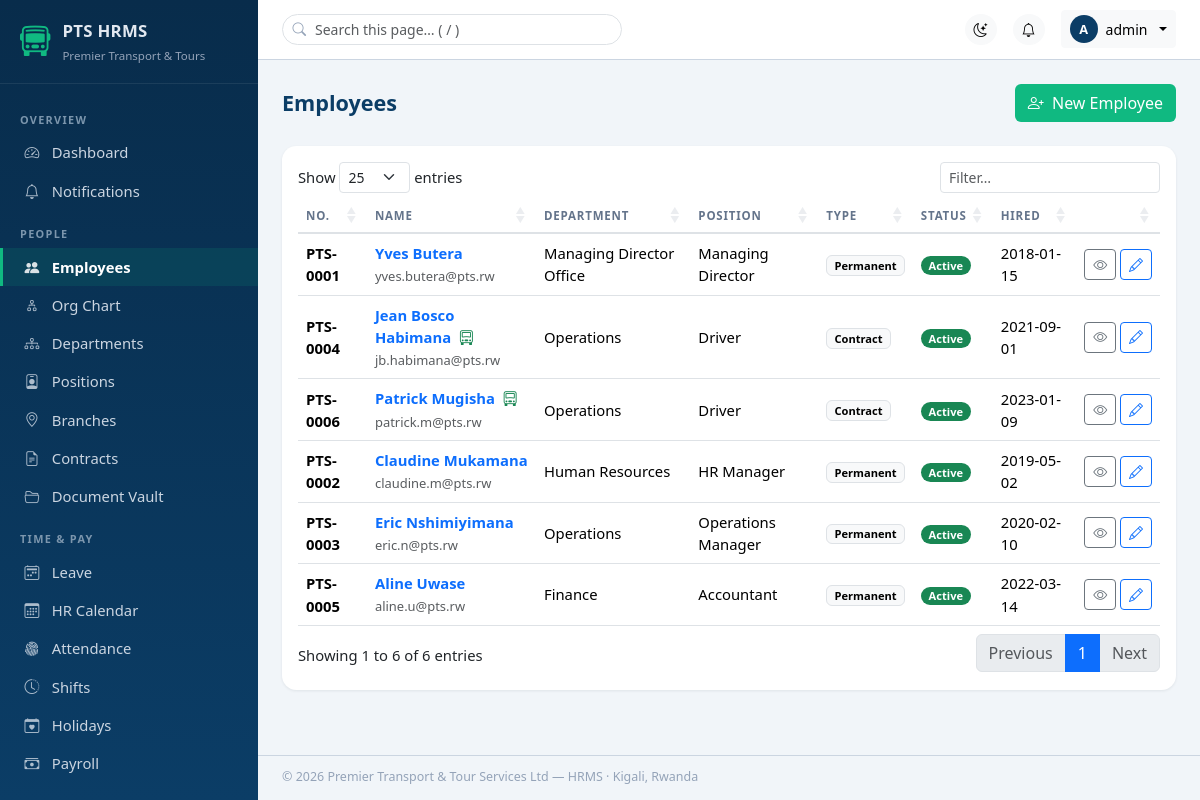
Page /employees (signed in) on the committed database.
### tables this page shows
CREATE TABLE users (
  id                 INT UNSIGNED AUTO_INCREMENT PRIMARY KEY,
  employee_id        INT UNSIGNED NULL,             
  role_id            INT UNSIGNED NOT NULL,
  username           VARCHAR(60)  NOT NULL UNIQUE,
  email              VARCHAR(150) NOT NULL UNIQUE,
  password_hash      VARCHAR(255) NOT NULL,
  api_key            CHAR(64)     NULL UNIQUE,      
  two_factor_enabled TINYINT(1)   NOT NULL DEFAULT 0,
  two_factor_code    VARCHAR(255) NULL,             
  two_factor_expires DATETIME     NULL,
  password_changed_at DATETIME    NULL,             
  failed_attempts    TINYINT UNSIGNED NOT NULL DEFAULT 0,
  locked_until       DATETIME     NULL,
  last_login_at      DATETIME     NULL,
  last_login_ip      VARCHAR(45)  NULL,
  is_active          TINYINT(1)   NOT NULL DEFAULT 1,
  created_at         DATETIME NOT NULL DEFAULT CURRENT_TIMESTAMP,
  updated_at         DATETIME NOT NULL DEFAULT CURRENT_TIMESTAMP ON UPDATE CURRENT_TIMESTAMP,
  CONSTRAINT fk_users_role FOREIGN KEY (role_id) REFERENCES roles(id)
);

CREATE TABLE employees (
  id                 INT UNSIGNED AUTO_INCREMENT PRIMARY KEY,
  employee_no        VARCHAR(20)  NOT NULL UNIQUE,         
  photo_path         VARCHAR(255) NULL,
  first_name         VARCHAR(80)  NOT NULL,
  last_name          VARCHAR(80)  NOT NULL,
  national_id        VARCHAR(30)  NULL UNIQUE,
  passport_no        VARCHAR(30)  NULL,
  gender             ENUM('male','female') NOT NULL,
  date_of_birth      DATE NULL,
  marital_status     ENUM('single','married','divorced','widowed') NULL,
  nationality        VARCHAR(60)  NOT NULL DEFAULT 'Rwandan',
  blood_group        ENUM('A+','A-','B+','B-','AB+','AB-','O+','O-') NULL,
  phone              VARCHAR(30)  NULL,
  email              VARCHAR(150) NULL UNIQUE,
  emergency_name     VARCHAR(120) NULL,
  emergency_phone    VARCHAR(30)  NULL,
  emergency_relation VARCHAR(60)  NULL,
  address            VARCHAR(255) NULL,
  department_id      INT UNSIGNED NULL,
  position_id        INT UNSIGNED NULL,
  branch_id          INT UNSIGNED NULL,
  manager_id         INT UNSIGNED NULL,                    
  employment_type    ENUM('permanent','contract','casual','intern','consultant') NOT NULL DEFAULT 'permanent',
  date_hired         DATE NOT NULL,
  probation_end      DATE NULL,
  confirmation_date  DATE NULL,
  status             ENUM('active','suspended','terminated','retired','resigned') NOT NULL DEFAULT 'active',
  status_date        DATE NULL,
  basic_salary       DECIMAL(14,2) NOT NULL DEFAULT 0,
  bank_name          VARCHAR(100) NULL,
  bank_account       VARCHAR(50)  NULL,
  tin_number         VARCHAR(30)  NULL,
  rssb_number        VARCHAR(30)  NULL,
  medical_insurer    VARCHAR(100) NULL,
  medical_policy_no  VARCHAR(50)  NULL,
  medical_expiry     DATE NULL,
  is_driver          TINYINT(1) NOT NULL DEFAULT 0,
  created_by         INT UNSIGNED NULL,
  created_at         DATETIME NOT NULL DEFAULT CURRENT_TIMESTAMP,
  updated_at         DATETIME NOT NULL DEFAULT CURRENT_TIMESTAMP ON UPDATE CURRENT_TIMESTAMP,
  CONSTRAINT fk_emp_dept    FOREIGN KEY (department_id) REFERENCES departments(id) ON DELETE SET NULL,
  CONSTRAINT fk_emp_pos     FOREIGN KEY (position_id)   REFERENCES positions(id)   ON DELETE SET NULL,
  CONSTRAINT fk_emp_branch  FOREIGN KEY (branch_id)     REFERENCES branches(id)    ON DELETE SET NULL,
  CONSTRAINT fk_emp_manager FOREIGN KEY (manager_id)    REFERENCES employees(id)   ON DELETE SET NULL,
  INDEX idx_emp_status (status),
  INDEX idx_emp_dept (department_id),
  INDEX idx_emp_name (last_name, first_name),
  INDEX idx_emp_dob (date_of_birth)
);

CREATE TABLE departments (
  id          INT UNSIGNED AUTO_INCREMENT PRIMARY KEY,
  branch_id   INT UNSIGNED NULL,
  name        VARCHAR(100) NOT NULL UNIQUE,        
  code        VARCHAR(20)  NOT NULL UNIQUE,
  manager_id  INT UNSIGNED NULL,                   
  parent_id   INT UNSIGNED NULL,                   
  description VARCHAR(255) NULL,
  is_active   TINYINT(1) NOT NULL DEFAULT 1,
  created_at  DATETIME NOT NULL DEFAULT CURRENT_TIMESTAMP,
  CONSTRAINT fk_dept_branch FOREIGN KEY (branch_id) REFERENCES branches(id) ON DELETE SET NULL,
  CONSTRAINT fk_dept_parent FOREIGN KEY (parent_id) REFERENCES departments(id) ON DELETE SET NULL
);

CREATE TABLE positions (
  id            INT UNSIGNED AUTO_INCREMENT PRIMARY KEY,
  department_id INT UNSIGNED NOT NULL,
  title         VARCHAR(120) NOT NULL,
  reports_to    INT UNSIGNED NULL,                 
  salary_min    DECIMAL(14,2) NULL,
  salary_max    DECIMAL(14,2) NULL,
  description   TEXT NULL,
  is_active     TINYINT(1) NOT NULL DEFAULT 1,
  created_at    DATETIME NOT NULL DEFAULT CURRENT_TIMESTAMP,
  CONSTRAINT fk_pos_dept FOREIGN KEY (department_id) REFERENCES departments(id),
  CONSTRAINT fk_pos_parent FOREIGN KEY (reports_to) REFERENCES positions(id) ON DELETE SET NULL,
  INDEX idx_pos_dept (department_id)
);

### app/Core/View.php (called while the page is built, shortened)
<?php
class View
{
    public static function render(string $view, array $data = [], bool $bare = false): void
    {
        extract($data, EXTR_SKIP);
        $viewFile = APP_PATH . '/Views/' . $view . '.php';
        require $viewFile;
        $content = ob_get_clean();
        require APP_PATH . '/Views/layouts/main.php';
    }
}

### app/Core/Controller.php (called while the page is built, shortened)
<?php
abstract class Controller
{
    protected function view(string $view, array $data = []): void
    {
        View::render($view, $data);
    }
}

### app/Controllers/EmployeeController.php (called while the page is built, shortened)
<?php
class EmployeeController extends Controller
{
    public function index(): void
    {
        $employees = Database::fetchAll(
            "SELECT e.id, e.employee_no, e.photo_path,
                    CONCAT(e.first_name,' ',e.last_name) AS full_name,
                    e.phone, e.email, e.employment_type, e.status, e.date_hired, e.is_driver,
                    d.name AS department, p.title AS position
             FROM employees e
             LEFT JOIN departments d ON d.id = e.department_id
             LEFT JOIN positions p ON p.id = e.position_id
             ORDER BY e.last_name, e.first_name"
        );
        $this->view('employees/index', ['employees' => $employees]);
    }
}

### app/Core/App.php (called while the page is built, shortened)
<?php
class App
{
    public function run(): void
    {
        $path = parse_url($_SERVER['REQUEST_URI'] ?? '/', PHP_URL_PATH) ?: '/';
        $segments = array_values(array_filter(explode('/', trim($path, '/'))));
        $module = $segments[0] ?? 'dashboard';
        $isPost = ($_SERVER['REQUEST_METHOD'] ?? 'GET') === 'POST';
        [$id, $action] = $this->parseTail(array_slice($segments, 1));
        $controller = $this->resolveController($module);
        $method = $this->resolveMethod($isPost, $id, $action);
        $id !== null ? $controller->$method($id) : $controller->$method();
    }
    private function parseTail(array $tail): array
    {
        $id = null;
        $action = null;
        return [$id, $action];
    }
    private function resolveMethod(bool $isPost, ?int $id, ?string $action): string
    {
        return $id !== null ? 'show' : 'index';
    }
    private function resolveController(string $module): ?object
    {
        $studly = str_replace(' ', '', ucwords(str_replace('-', ' ', $module)));
        $singular = preg_replace('/ies$/', 'y', $studly);
        $singular = preg_replace('/s$/', '', $singular);
        foreach ([$studly, $singular] as $name) {
            $class = "App\\Controllers\\{$name}Controller";
            if (class_exists($class)) {
                return new $class();
            }
        }
        return null;
    }
}

### public/index.php (called while the page is built, shortened)
<?php
require APP_PATH . '/Core/Helpers.php';
$config = require APP_PATH . '/Config/config.php';
date_default_timezone_set($config['app']['timezone']);
(new App($config))->run();

### app/Core/Auth.php (called while the page is built, shortened)
<?php
class Auth
{
    private static ?array $permissionCache = null;
    public static function check(): bool
    {
        return isset($_SESSION['user_id']);
    }
    public static function id(): ?int
    {
        return isset($_SESSION['user_id']) ? (int) $_SESSION['user_id'] : null;
    }
    public static function user(): ?array
    {
        static $user = null;
        if ($user === null) {
            $user = Database::fetch(
                'SELECT u.*, r.name AS role_name, r.slug AS role_slug,
                        e.first_name, e.last_name, e.photo_path, e.id AS emp_id
                 FROM users u
                 JOIN roles r ON r.id = u.role_id
                 LEFT JOIN employees e ON e.id = u.employee_id
                 WHERE u.id = ?',
                [self::id()]
            );
        }
        return $user;
    }
    public static function can(string $permission): bool
    {
        if (self::$permissionCache === null) {
            self::$permissionCache = array_column(Database::fetchAll(
                'SELECT p.name FROM permissions p
                 JOIN role_permissions rp ON rp.permission_id = p.id
                 JOIN users u ON u.role_id = rp.role_id
                 WHERE u.id = ?',
                [self::id()]
            ), 'name');
        }
        return in_array($permission, self::$permissionCache, true);
    }
}

### app/Core/Helpers.php (called while the page is built, shortened)
<?php
function e(?string $value): string
{
    return htmlspecialchars((string) $value, ENT_QUOTES, 'UTF-8');
}
function url(string $path = ''): string
{
    return '/' . ltrim($path, '/');
}
function label(?string $value): string
{
    return $value === null ? '' : ucwords(str_replace('_', ' ', $value));
}

### app/Core/Database.php (called while the page is built, shortened)
<?php
class Database
{
    private static ?PDO $pdo = null;
    private static array $config = [];
    public static function configure(array $config): void
    {
        self::$config = $config;
    }
    public static function pdo(): PDO
    {
        if (self::$pdo === null) {
            $c = self::$config;
            $dsn = sprintf(
                'mysql:host=%s;port=%s;dbname=%s;charset=%s',
                $c['host'], $c['port'], $c['database'], $c['charset']
            );
            self::$pdo = new PDO($dsn, $c['username'], $c['password'], [
                PDO::ATTR_ERRMODE            => PDO::ERRMODE_EXCEPTION,
                PDO::ATTR_DEFAULT_FETCH_MODE => PDO::FETCH_ASSOC,
                PDO::ATTR_EMULATE_PREPARES   => false,
            ]);
        }
        return self::$pdo;
    }
    public static function query(string $sql, array $params = []): \PDOStatement
    {
        $stmt = self::pdo()->prepare($sql);
        $stmt->execute($params);
        return $stmt;
    }
    public static function fetch(string $sql, array $params = []): ?array
    {
        $row = self::query($sql, $params)->fetch();
        return $row === false ? null : $row;
    }
    public static function fetchAll(string $sql, array $params = []): array
    {
        return self::query($sql, $params)->fetchAll();
    }
}

### app/Views/employees/index.php (the view, shortened to what this page needs)
<div class="d-flex flex-wrap align-items-center mb-4 gap-2">
  <h1 class="page-title mb-0">Employees</h1>
  <?php if (Auth::can('employees.manage')): ?>
    <a href="<?= url('employees/create') ?>" class="btn btn-emerald ms-auto">
      <i class="bi bi-person-plus me-1"></i> New Employee
    </a>
  <?php endif ?>
</div>
<div class="card">
  <div class="card-body">
    <div class="table-responsive">
      <table class="table table-hover align-middle datatable">
        <thead>
          <tr>
            <th>No.</th><th>Name</th><th>Department</th><th>Position</th>
            <th>Type</th><th>Status</th><th>Hired</th><th></th>
          </tr>
        </thead>
        <tbody>
        <?php foreach ($employees as $emp): ?>
          <tr>
            <td class="fw-semibold"><?= e($emp['employee_no']) ?></td>
            <td>
              <a href="<?= url('employees/' . $emp['id']) ?>" class="text-decoration-none fw-semibold">
                <?= e($emp['full_name']) ?>
              </a>
              <?php if ($emp['is_driver']): ?><i class="bi bi-truck-front text-success ms-1" title="Driver"></i><?php endif ?>
              <br><small class="text-muted"><?= e($emp['email'] ?? '') ?></small>
            </td>
            <td><?= e($emp['department'] ?? '—') ?></td>
            <td><?= e($emp['position'] ?? '—') ?></td>
            <td><span class="badge text-bg-light border"><?= label($emp['employment_type']) ?></span></td>
            <td>
              <?php $tone = match ($emp['status']) {
                  'active' => 'success', 'suspended' => 'warning', default => 'secondary' }; ?>
              <span class="badge badge-status text-bg-<?= $tone ?>"><?= label($emp['status']) ?></span>
            </td>
            <td><?= e($emp['date_hired']) ?></td>
            <td class="text-end text-nowrap">
              <a href="<?= url('employees/' . $emp['id']) ?>" class="btn btn-sm btn-outline-secondary" title="Profile"><i class="bi bi-eye"></i></a>
              <?php if (Auth::can('employees.manage')): ?>
                <a href="<?= url('employees/' . $emp['id'] . '/edit') ?>" class="btn btn-sm btn-outline-primary" title="Edit"><i class="bi bi-pencil"></i></a>
              <?php endif ?>
            </td>
          </tr>
        <?php endforeach ?>
        </tbody>
      </table>
    </div>
  </div>
</div>

### app/Views/layouts/main.php (shortened to what this page needs)
<?php
$user = Auth::user();
$currentModule = explode('/', trim(parse_url($_SERVER['REQUEST_URI'], PHP_URL_PATH), '/'))[0] ?: 'dashboard';
?>
<!doctype html>
<html lang="en" data-bs-theme="light">
<head>
<link href="/assets/vendor/bootstrap.min.css" rel="stylesheet">
<link href="/assets/vendor/bootstrap-icons.min.css" rel="stylesheet">
<link href="/assets/vendor/dataTables.bootstrap5.min.css" rel="stylesheet">
<link href="<?= url('assets/css/app.css') ?>" rel="stylesheet">
</head>
<body>
<div class="hrms-shell">
  <aside class="hrms-sidebar" id="sidebar">
    <div class="hrms-brand">
      <i class="bi bi-bus-front"></i>
      <div>
        <strong>PTS HRMS</strong>
        <small>Premier Transport &amp; Tours</small>
      </div>
    </div>
    <nav class="hrms-nav">
      <?php foreach ($nav as $group => $items): ?>
        <?php
        $visible = array_filter($items, fn($i) => $i[3] === null || Auth::can($i[3]));
        ?>
        <div class="hrms-nav-group"><?= e($group) ?></div>
        <?php foreach ($visible as [$path, $icon, $labelText]): ?>
          <a href="<?= url($path) ?>" class="hrms-nav-link <?= $currentModule === $path ? 'active' : '' ?>">
            <i class="bi bi-<?= $icon ?>"></i><span><?= e($labelText) ?></span>
          </a>
        <?php endforeach ?>
      <?php endforeach ?>
    </nav>
  </aside>
  <div class="hrms-main">
    <header class="hrms-topbar">
      <div class="hrms-search d-none d-md-block">
        <i class="bi bi-search"></i>
        <input type="search" id="globalSearch" class="form-control form-control-sm"
               placeholder="Search this page… ( / )">
      </div>
      <div class="ms-auto d-flex align-items-center gap-3">
        <button class="btn btn-light btn-sm rounded-circle" id="themeToggle" title="Toggle dark mode">
          <i class="bi bi-moon-stars"></i>
        </button>
        <a href="<?= url('notifications') ?>" class="btn btn-light btn-sm rounded-circle position-relative" title="Notifications">
          <i class="bi bi-bell"></i>
        </a>
        <div class="dropdown">
          <button class="btn btn-light btn-sm dropdown-toggle d-flex align-items-center gap-2" data-bs-toggle="dropdown">
            <span class="hrms-avatar"><?= e(strtoupper(substr($user['username'] ?? 'U', 0, 1))) ?></span>
            <span class="d-none d-sm-inline">
              <?= e($user['first_name'] ? $user['first_name'] . ' ' . $user['last_name'] : $user['username']) ?>
            </span>
          </button>
        </div>
      </div>
    </header>
    <main class="hrms-content">
      <?= $content ?>
    </main>
    <footer class="hrms-footer">
      © <?= date('Y') ?> Premier Transport &amp; Tour Services Ltd — HRMS · Kigali, Rwanda
    </footer>
  </div>
</div>
</body>
</html>

### rows in the picture
users: username "A", username "admin"
employees: employee_no "PTS-0001", full_name "Yves Butera", email "yves.butera@pts.rw", department.name "Managing Director Office", position.title "Managing Director", employment_type "Permanent", status "Active", date_hired "2018-01-15"
employees: employee_no "PTS-0004", full_name "Jean Bosco Habimana", is_driver 1 (drawn), email "jb.habimana@pts.rw", department.name "Operations", position.title "Driver", employment_type "Contract", status "Active", date_hired "2021-09-01"
employees: employee_no "PTS-0006", full_name "Patrick Mugisha", is_driver 1 (drawn), email "patrick.m@pts.rw", department.name "Operations", position.title "Driver", employment_type "Contract", status "Active", date_hired "2023-01-09"
employees: employee_no "PTS-0002", full_name "Claudine Mukamana", email "claudine.m@pts.rw", department.name "Human Resources", position.title "HR Manager", employment_type "Permanent", status "Active", date_hired "2019-05-02"
employees: employee_no "PTS-0003", full_name "Eric Nshimiyimana", email "eric.n@pts.rw", department.name "Operations", position.title "Operations Manager", employment_type "Permanent", status "Active", date_hired "2020-02-10"
employees: employee_no "PTS-0005", full_name "Aline Uwase", email "aline.u@pts.rw", department.name "Finance", position.title "Accountant", employment_type "Permanent", status "Active", date_hired "2022-03-14"

### other values in the picture
$group "OVERVIEW"
$labelText "Dashboard"
$labelText "Notifications"
$group "PEOPLE"
$labelText "Employees"
$labelText "Org Chart"
$labelText "Departments"
$labelText "Positions"
$labelText "Branches"
$labelText "Contracts"
$labelText "Document Vault"
$group "TIME & PAY"
$labelText "Leave"
$labelText "HR Calendar"
$labelText "Attendance"
